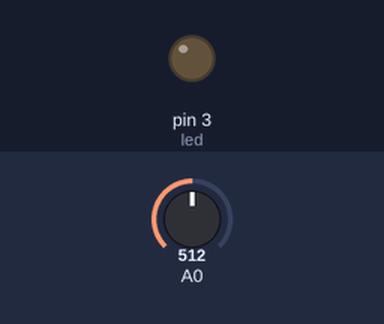
Simulated run of this sketch. Board: Arduino Uno, built with avr-gcc and run on an emulated ATmega328P. Parts: output pins drawn as LEDs (lit = HIGH). The test bench sets the inputs (shaded band); at power-on: A0 = 512.

Above: at 1.2 s.
1.3 s: A0 set to 684
2.8 s: A0 set to 708
At 3.2 s:
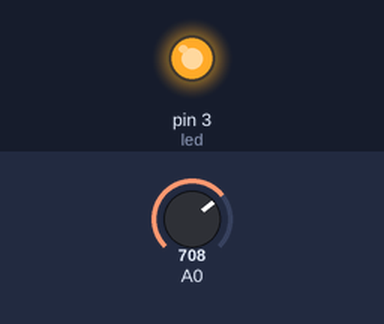
4.3 s: A0 set to 690
At 5.5 s:
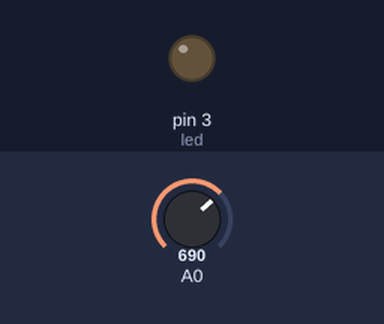
5.8 s: A0 set to 710
At 6.7 s:
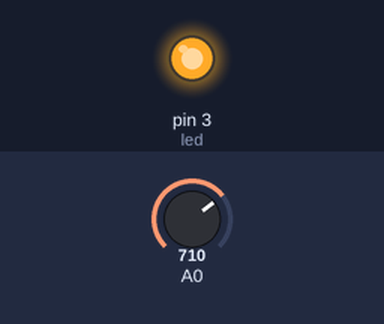
Timing chart, 0 to 8.3 s (numbered marks = the images above; inputs shaded):
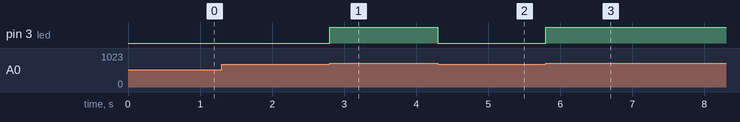

The sketch:

light_sensor.ino
```cpp
int led =3;
void setup() {
  // put your setup code here, to run once:
  pinMode(led,OUTPUT);
}

void loop() {
  // put your main code here, to run repeatedly:
  int value = analogRead(0);
  if(value<700)
  {
    digitalWrite(led,LOW);
  }
  else
  {
    digitalWrite(led,HIGH);
  }
}
```

Measured:
- the behaviour switches between 699 and 700 on A0 (found by bisection; images 0 and 1)
- after the input at 1.3 s, every drawn part: stays the same
- after the input at 2.8 s, pin 3 (led): LOW → HIGH at once
- after the input at 4.3 s, pin 3 (led): HIGH → LOW at once
- after the input at 5.8 s, pin 3 (led): LOW → HIGH at once
